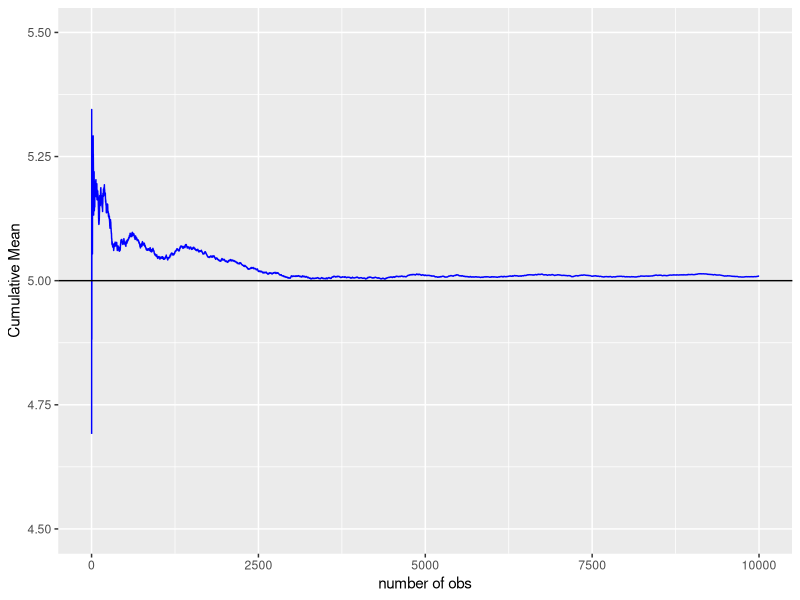
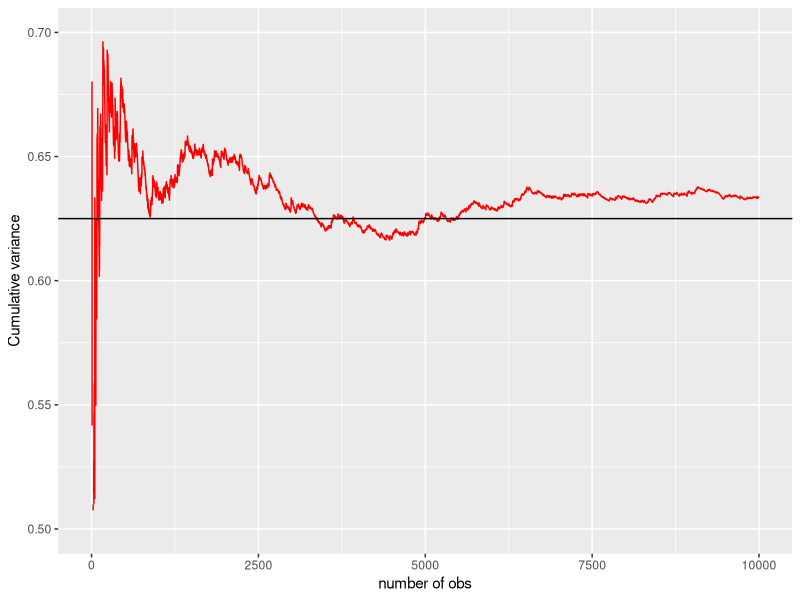
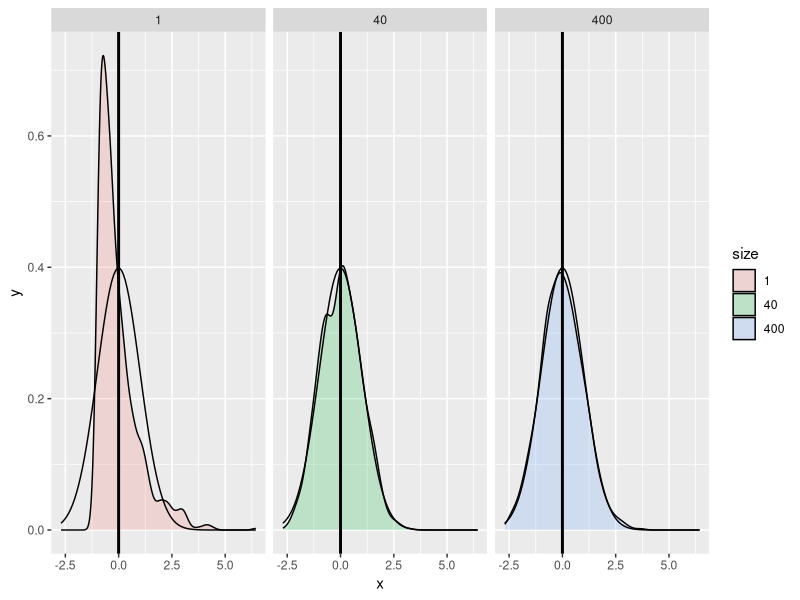

Here is the R script that generated these plots, in order:
## ---- chunk 1
nr<-10000
ns<-40
lambda<-0.2
means<-apply(matrix(rexp(ns*nr,lambda),nr, ns), 1, mean)
cummeans<-cumsum(means)/(1:nr)
## ---- chunk 2
library(ggplot2)
library(dplyr)
dfm<-data.frame(1:nr,cummeans);
names(dfm)<-c("n","means")
gm<-ggplot(data=dfm,aes(x=n,y=means))+geom_line(colour = "blue")+
        ylim(4.5,5.5)+
        geom_abline(intercept = 1/lambda, slope = 0)+
        labs(x = "number of obs",y = "Cumulative Mean")
gm
## ---- chunk 3
vars<-apply(matrix(rexp(ns*nr,lambda),nr, ns), 1, var)
cumvars<-cumsum((means-(1/lambda))^2)/(1:nr)

dfv<-data.frame(1:nr,cumvars);
names(dfv)<-c("n","vars")
## ---- chunk 4
gv<-ggplot(data=dfv,aes(x=n,y=vars))+geom_line(colour = "red")+
        geom_abline(intercept = (1/lambda)^2/ns, slope = 0)+
        ylim(0.5,0.7)+
        labs(x = "number of obs",y = "Cumulative variance")
gv
## ---- chunk 5

nosim<-1000
dat <- data.frame(
  x = c(apply(matrix((rexp(1*nosim,lambda)-1/lambda)/((1/lambda) / sqrt(1)),nosim, 1), 1, mean),
        apply(matrix((rexp(40*nosim,lambda)-1/lambda)/((1/lambda) / sqrt(40)),nosim, 40), 1, mean), 
        apply(matrix((rexp(400*nosim,lambda)-1/lambda)/((1/lambda) / sqrt(400)),nosim, 400), 1, mean)
        ),
  size = factor(rep(c(1, 40, 400), rep(nosim, 3))))
## ---- chunk 6
g <- ggplot(dat, aes(x = x, fill = size)) + geom_density(alpha = .20,colour = "black")+
        stat_function(fun = dnorm, args = list(mean = 0, sd = 1))

g <- g + geom_vline(xintercept = 0, size = 1)
g+facet_grid(.~ size)

